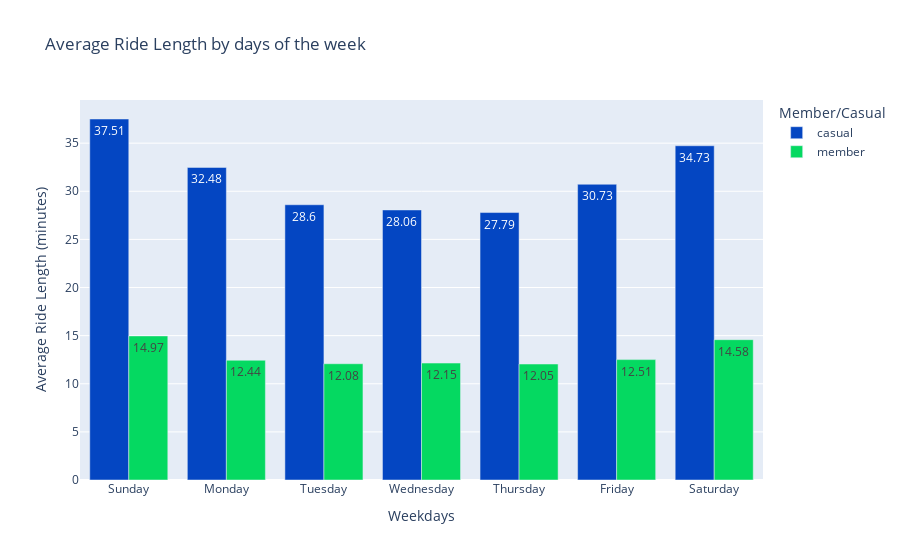

Source (notebook cell):
### Code cell
fig_6 = round(df.groupby(['day_of_week', 'member_casual'], as_index=False).mean(),2)

px.bar(fig_6, x = 'day_of_week', y = 'ride_length',
        color = 'member_casual',
        barmode='group',
        text = 'ride_length',
        title = 'Average Ride Length by days of the week',       
        labels = {'ride_length': 'Average Ride Length (minutes)', 'member_casual': 'Member/Casual', 'day_of_week': 'Weekdays'},
        hover_name = 'member_casual', hover_data = {'member_casual': False, 'ride_length': True}, 
        color_discrete_map = {'casual': '#0446c2', 'member': '#05d961'})

### Figure 1 — Plotly figure (JSON) as saved in the notebook; plotly's stock layout.template omitted (floating-point values rounded to 4 significant figures)
{"data": [{"alignmentgroup": "True", "customdata": [["casual"], ["casual"], ["casual"], ["casual"], ["casual"], ["casual"], ["casual"]], "hovertemplate": "<b>%{hovertext}</b><br><br>Weekdays=%{x}<br>Average Ride Length (minutes)=%{text}<extra></extra>", "hovertext": ["casual", "casual", "casual", "casual", "casual", "casual", "casual"], "legendgroup": "casual", "marker": {"color": "#0446c2", "pattern": {"shape": ""}}, "name": "casual", "offsetgroup": "casual", "orientation": "v", "showlegend": true, "text": [37.51, 32.48, 28.6, 28.06, 27.79, 30.73, 34.73], "textposition": "auto", "type": "bar", "x": ["Sunday", "Monday", "Tuesday", "Wednesday", "Thursday", "Friday", "Saturday"], "xaxis": "x", "y": [37.51, 32.48, 28.6, 28.06, 27.79, 30.73, 34.73], "yaxis": "y"}, {"alignmentgroup": "True", "customdata": [["member"], ["member"], ["member"], ["member"], ["member"], ["member"], ["member"]], "hovertemplate": "<b>%{hovertext}</b><br><br>Weekdays=%{x}<br>Average Ride Length (minutes)=%{text}<extra></extra>", "hovertext": ["member", "member", "member", "member", "member", "member", "member"], "legendgroup": "member", "marker": {"color": "#05d961", "pattern": {"shape": ""}}, "name": "member", "offsetgroup": "member", "orientation": "v", "showlegend": true, "text": [14.97, 12.44, 12.08, 12.15, 12.05, 12.51, 14.58], "textposition": "auto", "type": "bar", "x": ["Sunday", "Monday", "Tuesday", "Wednesday", "Thursday", "Friday", "Saturday"], "xaxis": "x", "y": [14.97, 12.44, 12.08, 12.15, 12.05, 12.51, 14.58], "yaxis": "y"}], "layout": {"barmode": "group", "legend": {"title": {"text": "Member/Casual"}, "tracegroupgap": 0}, "title": {"text": "Average Ride Length by days of the week"}, "xaxis": {"anchor": "y", "domain": [0.0, 1.0], "title": {"text": "Weekdays"}}, "yaxis": {"anchor": "x", "domain": [0.0, 1.0], "title": {"text": "Average Ride Length (minutes)"}}}}
